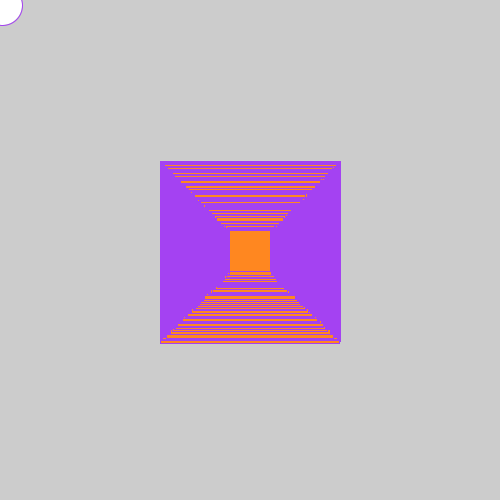
Frame 1 (no input)
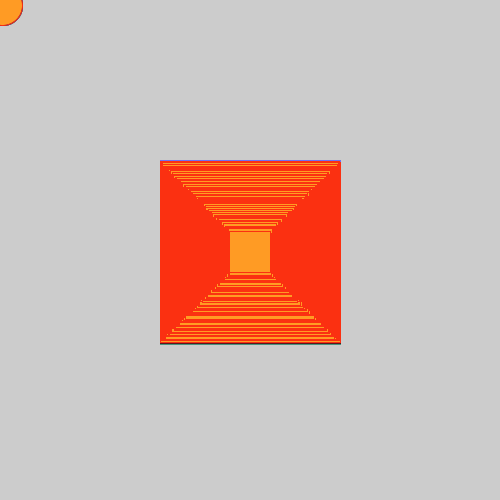
Frame 60 (the mouse pressed at the canvas centre just before this capture)
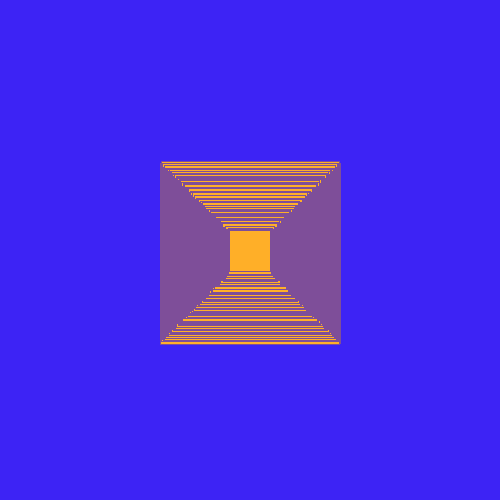
Frame 120 (the mouse held since frame 60 and released just before this capture)

The Processing sketch that drew these frames (run headless with seeded random() and noise(); from frame 60 on, the mouse is pressed at the canvas centre):

// Processing sketch: processing_170467
// ── processing_170467.pde

void setup() {   
size(500,500);
frameRate(15); //refresh rate is 15 fps
}

void draw() {  
stroke(random(255),random(255),random(255)); //outline randomly changes color
 
mouseCon();
drawImage1(mouseX, mouseY);
keyCon();
rectMode(CENTER);
//loops until a rectangle the size of 180 width and height becomes 40 width and height
for (int wh = 180; wh >40; wh--){  
  rect(random(250,250),random(250,255),wh,wh); //rectangles is draw at random coordinates within 100 and  250
  
}
}

//circle is drawn and follows the mouse
void drawImage1(float x, float y){
 
ellipse(x +2, y+5, 40,40);

fill(second() * 10,second()* 5,second()+5); //fill changes with the seconds on pc

}

//rectangle is drawn and follow mouse
void drawImage2(float x, float y){
rect(mouseX,mouseY,pmouseX,pmouseY);
}

//only runs when mouse is clicked
void mouseCon(){
  if(mousePressed) {
drawImage1(mouseX,mouseY);
    background(random(255),random(255),random(255)); //random color background
  }
}

//only runs when any key is pressed
void keyCon(){
if(keyPressed){
background(random(255), random(255), random(255));//for (v = 0; v < 255; v += .5){
fill(random(200));
drawImage2(mouseX,mouseY);

}

}
